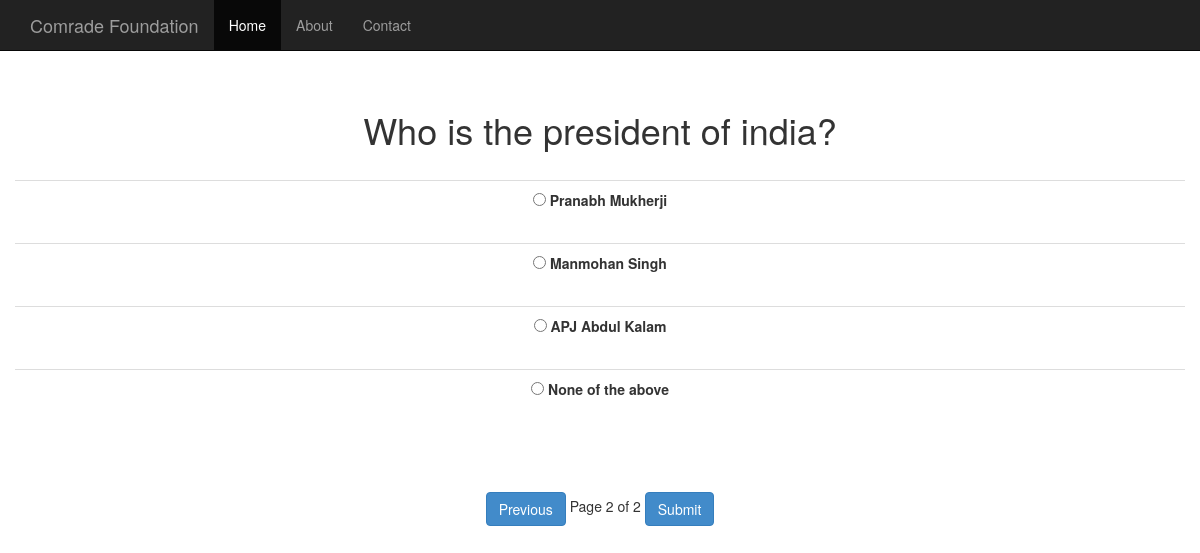
Page /quiz/quiz/?page=3 on the earlier database version.
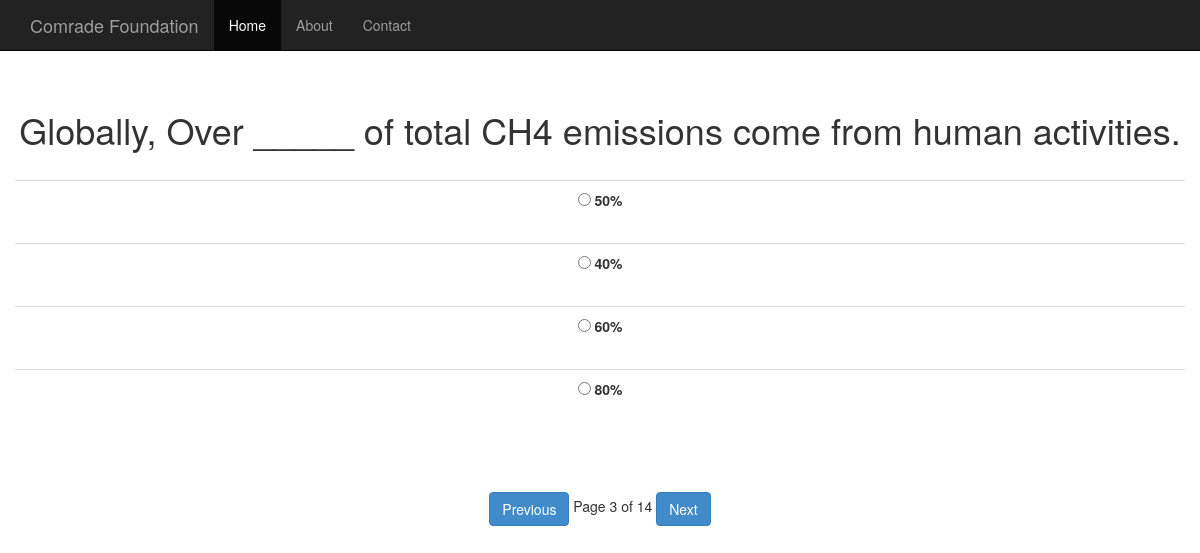
Same page on the later database version.
### quiz/models.py (models this page shows, shortened)
class Question(models.Model):
    question_text = models.CharField(max_length=100)
    answer_text = models.CharField(max_length=100)

### quiz/views.py (the view)
# urls.py: url(r'^quiz/', include('quiz.urls', namespace="quiz")),
def quiz(request):
    global questions
    questions = Question.objects.all()
    FORM = []
    if request.method == "POST":
        choice = request.POST.get("title")
        if choice:
            k, v = eval(choice)
            request.session[str(k)] = v
        if DEBUG:
            print "request.session==================>", request.session.items()
            print "request.session[name]==================>",\
                request.session.get("name")
        page = request.session.get("page")
        if page <= request.session.get("num_pages"):
            url_ = "/quiz/quiz/?page={0}".format(page)
        else:
            url_ = "/quiz/result/"
        return redirect(url_)
    else:
        for q in questions:
            form = QuestionForm(q)
            FORM.append(form)
        paginator = Paginator(FORM, 1)
        print "request.GET==================>", request.GET
        page = request.GET.get("page")
        print "request.pageno==================>", paginator.num_pages
        request.session["num_pages"] = int(paginator.num_pages)
        try:
            if page:
                pages = int(page) + 1
                request.session["page"] = pages
            FORM = paginator.page(page)
        except PageNotAnInteger:
            FORM = paginator.page(1)
            request.session["page"] = 2
        except EmptyPage:
            FORM = paginator.page(
                paginator.num_pages)
        return render(request, 'quiz/questions.html', {'FORM': FORM})

### quiz/models.py (called while the page is built)
    def __str__(self):
        return self.choice_text

### quiz/templates/quiz/questions.html (shortened to what this page needs)
{% extends "base.html" %}
{% block content %}
<head>
</head>
<form action={% url 'quiz:quiz' %} method="post">
{% for form in FORM %}
{% for field in form %}
<h1 align=centre>
	{{ field.label }}
</h1>
{% endfor %}
{% for field in form.title %}
	<table class="table table-hover" >
	<tr>
		<td align=centre>
			{{ field }}
		</td>
	</tr>
	</table>
{% endfor %}
{% endfor %}
<div class="pagination">
    <span class="step-links">
        {% if FORM.has_previous %}
            <a class="btn btn-large btn-primary"  href="?page={{ FORM.previous_page_number }}">Previous</a>
        {% endif %}
        <span class="current">
            Page {{ FORM.number }} of {{ FORM.paginator.num_pages }}
        </span>
        {% if FORM.has_next %}
			<input type="submit" value="Next" class="btn btn-large btn-primary " role="button"/>
		{% else %}
			<input type="submit" value="Submit" class="btn btn-large btn-primary " role="button"/>
        {% endif %}
    </span>
</div>
</form>
{%endblock %}

Differences in the rows shown:
no longer on this page (row edited): Question: label "Who is the president of india?"
added Question: label "Globally, Over _____ of total CH4 emissions come from human activities."
Other differences:
form field title: "☐ Pranabh Mukherji" → "☐ 50%"
form field title: "☐ Manmohan Singh" → "☐ 40%"
form field title: "☐ APJ Abdul Kalam" → "☐ 60%"
form field title: "☐ None of the above" → "☐ 80%"
{{ FORM.number }}: "2" → "3"
{{ FORM.paginator.num_pages }}: "2" → "14"
form field value: (not shown) → "Next"
form field value: "Submit" → (not shown)
text no longer shown: "Pranabh Mukherji Manmohan Singh APJ Abdul Kalam None of the above"
text now shown: "50% 40% 60% 80%"
